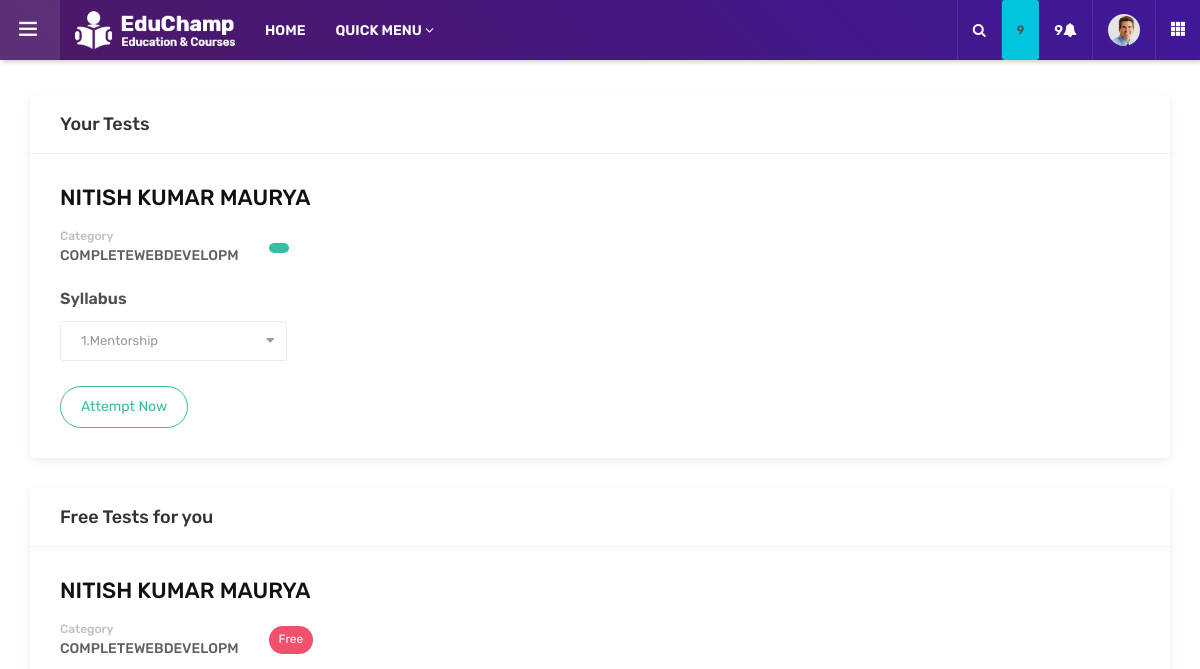
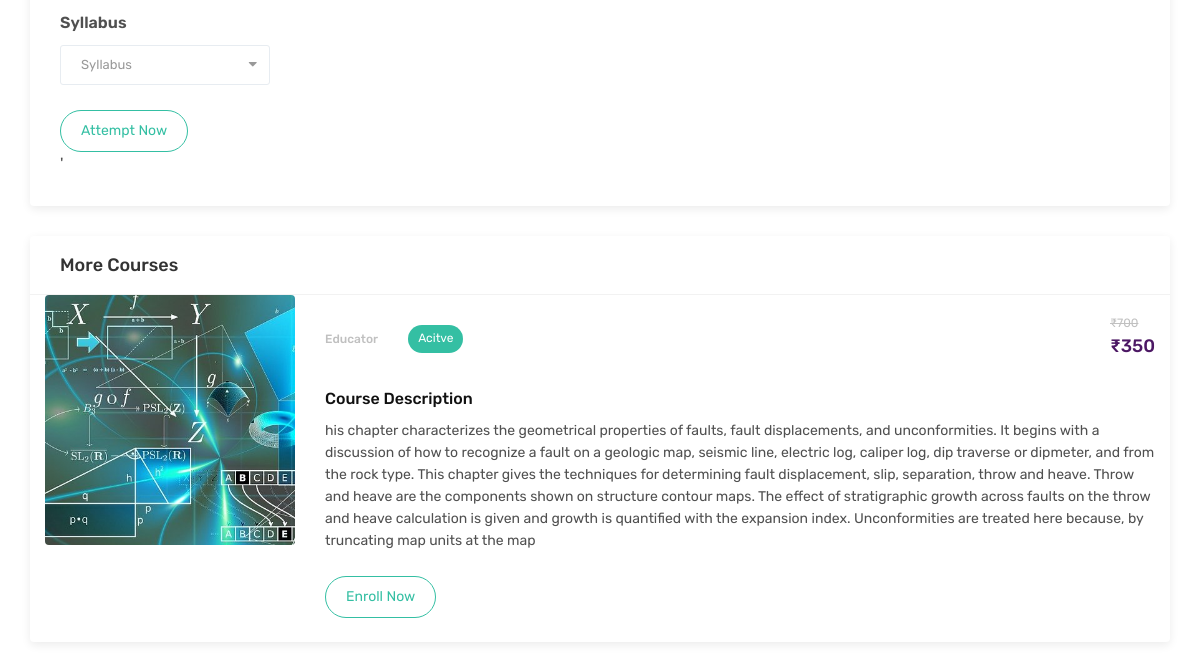
The app's page /dashboard/tests/ (signed in), older data (2 pictures, top to bottom).
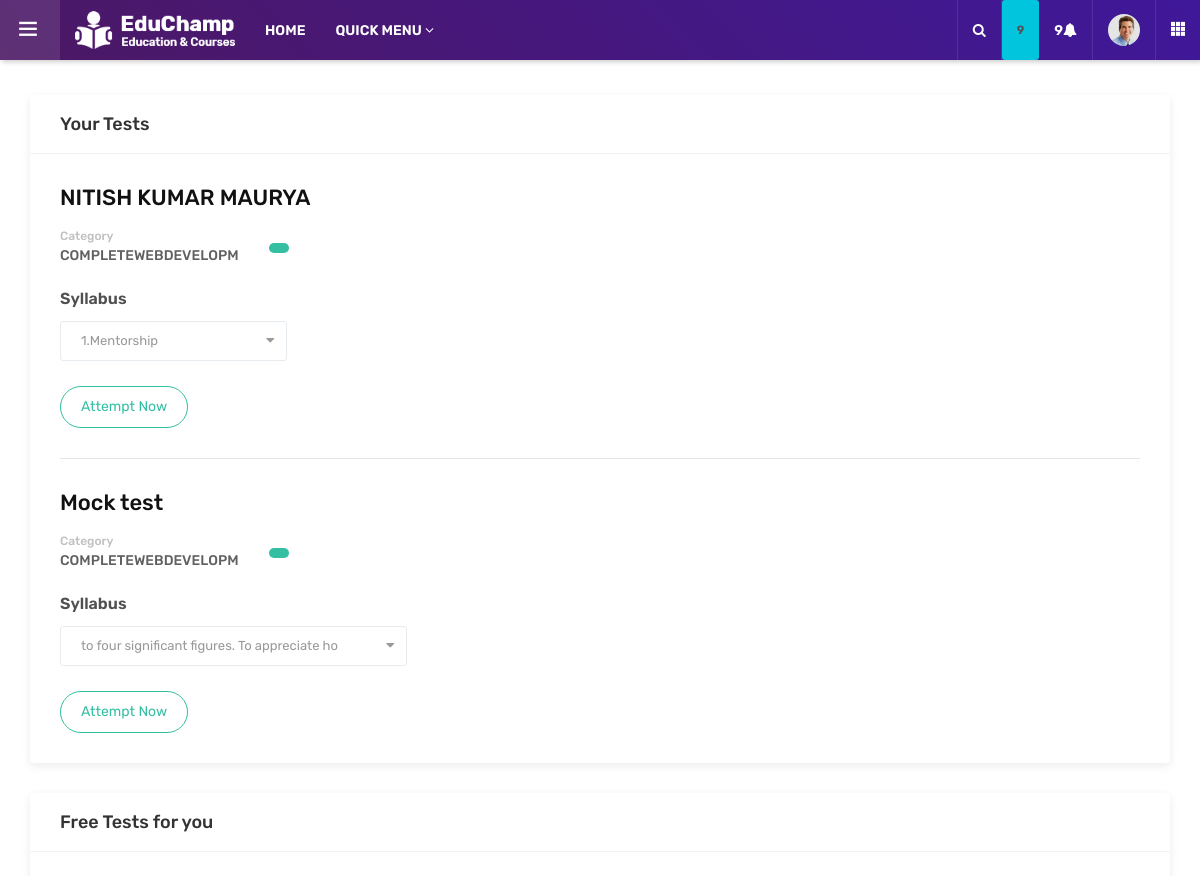
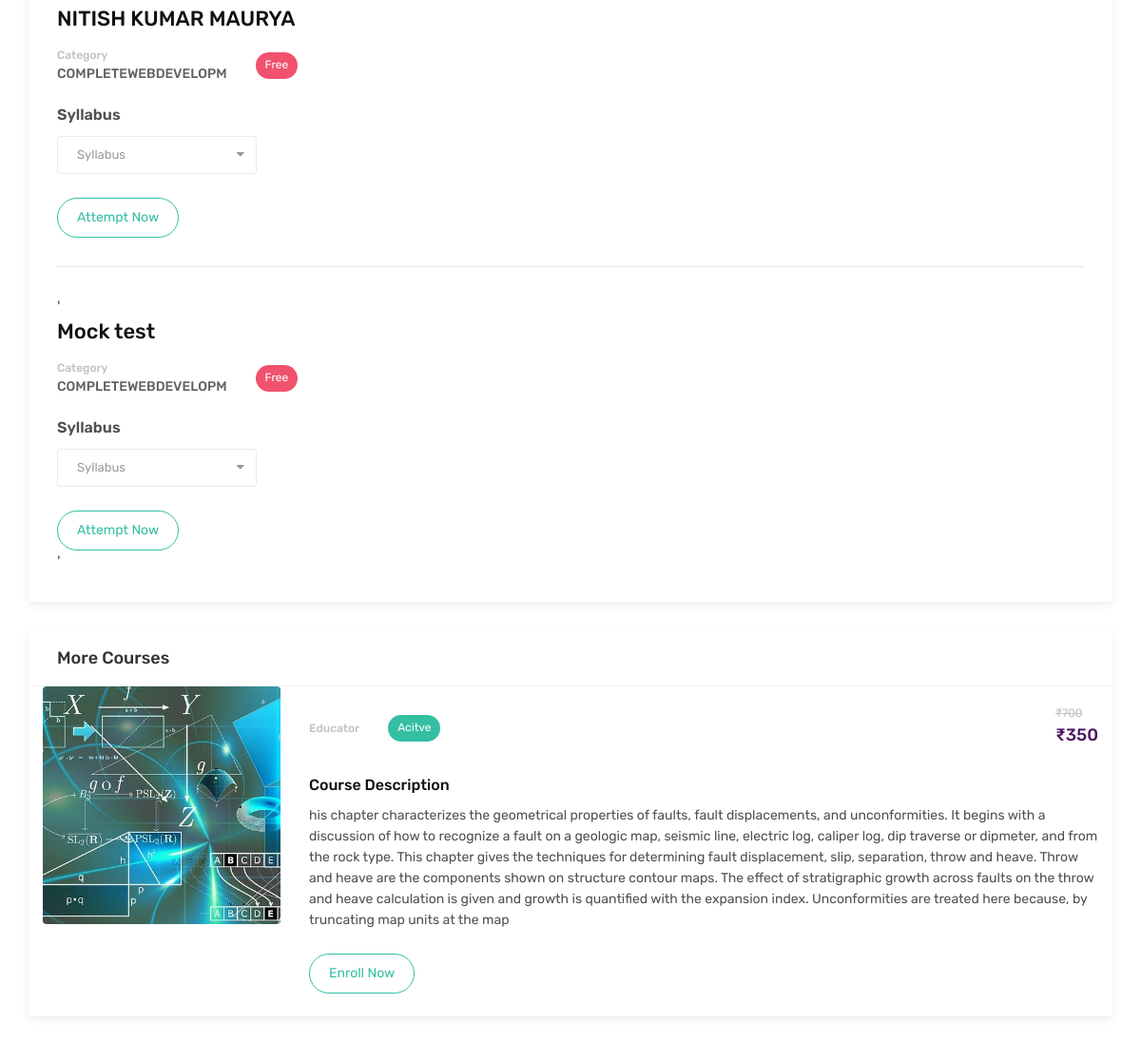
The same page, newer data (2 pictures, top to bottom).
### testseries/models.py (models this page shows)
class Quiz(models.Model):
    type = models.ForeignKey(Category,on_delete=models.DO_NOTHING)
    quiz = models.ForeignKey(QuizCourse, on_delete=models.CASCADE, null=True, default="")
    name = models.CharField(max_length=50, default="")
    is_timed = models.BooleanField(default=True)
    is_preview = models.BooleanField(default=True)
    description = models.CharField(max_length=500)
    no_of_quesitions = models.IntegerField(default=0)
    slug = models.CharField(max_length=50)

class CourseProperty(models.Model):
    description  = models.CharField(max_length = 100 , null = False)
    quiz = models.ForeignKey(Quiz , null = False , on_delete=models.CASCADE)
    class Meta :
        abstract = True

class quizPrerequisite(CourseProperty):
    pass

class QuizCourse(models.Model):
    title = models.CharField(max_length=50, help_text="quiz type for exam,")
    exam  = models.ForeignKey(Exam, on_delete=DO_NOTHING, null=True)
    description = models.TextField(max_length=5000, help_text="must include our features of our website")
    designed_by = models.ForeignKey(Educator, on_delete=DO_NOTHING)
    price = models.IntegerField(null=False)
    discount = models.IntegerField(null=False , default = 0)
    active = models.BooleanField(default = False)
    thumbnail = models.ImageField(upload_to = "media/tests/thumbnails/")
    date = models.DateTimeField(auto_now_add= True)
    no_of_quizes = models.IntegerField(null=False)
    slug = models.CharField(max_length=50)

### exam/models.py (models this page shows)
class Category(models.Model):
    id=models.IntegerField(primary_key=True)
    name = models.CharField(max_length=20)
    def __str__(self):
        return self.name

### dashboard/views.py (the view)
# urls.py: path('tests/', include('testseries.urls')),
@login_required(login_url='/accounts/login')
def tests(request):
    user= request.user
    quizzes = Quiz.objects.all()
    recommendedcourses=QuizCourse.objects.all()
    context =  {
        'quizzes' : quizzes,
        'recommendedcourses': recommendedcourses,
    }
    return render(request,'Eduguider/admin/tests.html', context)

### testseries/templatetags/course_custom_tags.py (called while the page is built)
@register.simple_tag
def cal_sellprice(price , discount):
    if discount == 0:
        return price
    sellprice = price
    sellprice = price - ( price * discount * 0.01 )
    return math.floor(sellprice)

@register.filter
def rupee(price):
    return f'₹{price}'

@register.simple_tag
def is_enrolled_test(request , course):
    user = None
    if not request.user.is_authenticated:
        return False
    user = request.user
    try:
        user_course = UserquizCourse.objects.get(user = user  , course = course)
        return True
    except:
        return False

@register.simple_tag
def is_attempt(request , quiz):
    user = None
    if not request.user.is_authenticated:
        return False
    user = request.user
    try:
        user_course = quizAttempt.objects.get(user = user  , quiz=quiz)
        return True
    except:
        return False

### templates/Eduguider/admin/tests.html (shortened to what the changed rows need)
{% extends 'Eduguider/admin/base.html'%}
{% load course_custom_tags %}
{% load static %}
{% block head %}
<head>
	<link rel="stylesheet" type="text/css" href='{% static "dash/assets/css/assets.css"%}'>
	<link rel="stylesheet" type="text/css" href='{% static "dash/assets/vendors/calendar/fullcalendar.css"%}'>
	<link rel="stylesheet" type="text/css" href='{% static "dash/assets/css/typography.css"%}'>
	<link rel="stylesheet" type="text/css" href='{% static "dash/assets/css/shortcodes/shortcodes.css"%}'>
	<link rel="stylesheet" type="text/css" href='{% static "dash/assets/css/style.css"%}'>
	<link rel="stylesheet" type="text/css" href='{% static "dash/assets/css/dashboard.css"%}'>
	<link class="skin" rel="stylesheet" type="text/css" href='{% static "dash/assets/css/color/color-1.css"%}'>
</head>
{% endblock %}
{% block body %}
	<main class="ttr-wrapper">
		<div class="container-fluid">
			<div class="row">
				<div class="col-lg-12 m-b30">
					<div class="widget-box">
						<div class="widget-inner">
							{% for recommendedcourse in recommendedcourses %}
							{% is_enrolled_test request recommendedcourse as enrolled %}
							{% if enrolled %}
						    {% for k in recommendedcourse.quiz_set.all %}
							<div class="card-courses-list admin-courses">
								<div class="card-courses-full-dec">
									<div class="card-courses-title">
										<h4>{{k.name}}</h4>
									</div>
									<div class="card-courses-list-bx">
										<ul class="card-courses-view">
											<li class="card-courses-user">
												<div class="card-courses-user-info">
													<h5>Category</h5>
													<h4>{{k.type}}</h4>
												</div>
											</li>
											<li class="card-courses-stats">
												<a href="#" class="btn button-sm green radius-xl"></a>
											</li>
										</ul>
									</div>
									<div class="row card-courses-dec">
										<div class="form-group col-md-8">
											<label for="inputState">Syllabus</label>
											<select id="inputState" class="form-control">
												{%for i in k.quizprerequisite_set.all%}
												<option >{{i.description}}</option>
												{%endfor%}
											</select>
										</div>
										<div class="col-md-12">
											{% is_attempt request k as attempted%}
											{%if attempted%}
											<a href="/tests/attempt/{{k.slug}}" target="_blank" class="btn  red radius-xl outline">View Results</a>
											{% else %}
											<a href="/tests/attempt/{{k.slug}}" target="_blank" class="btn  green radius-xl outline">Attempt Now</a>
										    {%endif%}
										</div>
									</div>
								</div>
							</div>
							{% endfor %}
							{%endif%}
							{% endfor %}
						</div>
					</div>
				</div>
				<div class="col-lg-12 m-b30">
					<div class="widget-box">
						<div class="wc-title">
							<h4>Free Tests for you</h4>
						</div>
						<div class="widget-inner">
							{% for q in quizzes %}
							<div class="card-courses-list admin-courses">
								<div class="card-courses-full-dec">
									<div class="card-courses-title">
										<h4>{{q.name}}</h4>
									</div>
									<div class="card-courses-list-bx">
										<ul class="card-courses-view">
											<li class="card-courses-user">
												<div class="card-courses-user-info">
													<h5>Category</h5>
													<h4>{{q.type}}</h4>
												</div>
											</li>
											<li class="card-courses-stats">
												<a href="#" class="btn button-sm red radius-xl">Free</a>
											</li>
										</ul>
									</div>
									<div class="row card-courses-dec">
										<div class="form-group col-md-8">
											<label for="inputState">Syllabus</label>
											<select id="inputState" class="form-control">
												<option selected>Syllabus</option>
											</select>
										</div>
										<div class="col-md-12">
											{% is_attempt request q as attempted%}
											{%if attempted%}
											<a href="/tests/attempt/{{q.slug}}" target="_blank" class="btn  red radius-xl outline">View Results</a>
											{% else %}
											<a href="/tests/attempt/{{q.slug}}" target="_blank" class="btn  green radius-xl outline">Attempt Now</a>
										    {%endif%}
										</div>
									</div>
								</div>
							</div>'
							{% endfor %}
						</div>
					</div>
				</div>
				<div class="col-lg-12 m-b30">
					<div class="widget-box">
						{% for recommendedcourse in recommendedcourses %}
						{% is_enrolled_test request recommendedcourse as enrolled %}
						{% if not enrolled %}
						<div class="container">
						<div class="card-courses-list admin-courses">
							<div class="card-courses-media">
								<img src='{{recommendedcourse.thumbnail.url}}' alt="" />
							</div>
							<div class="card-courses-full-dec">
								<div class="card-courses-list-bx">
									<ul class="card-courses-view">
										<li class="card-courses-user">
											<div class="card-courses-user-info">
												<h5>Educator</h5>
											</div>
										</li>
										{% if recommendedcourse.active is True %}
											<li class="card-courses-stats">
												<a href="#" class="btn button-sm green radius-xl">Acitve</a>
											</li>
										{% endif %}
										<li class="card-courses-price">
											<del>{{recommendedcourse.price|rupee}}</del>
											<h5 class="text-primary">{% cal_sellprice recommendedcourse.price recommendedcourse.discount as value %} {{value|rupee}}</h5>
										</li>
									</ul>
								</div>
								<div class="row card-courses-dec">
									<div class="col-md-12">
										<h6 class="m-b10">Course Description</h6>
										<p>{{recommendedcourse.description}}</p>
									</div>
									<div class="col-md-12">
										<a href="#" class="btn green radius-xl outline">Enroll Now</a>
									</div>
								</div>
							</div>
						</div>
						</div><br>
						{%endif%}
						{% endfor %}
					</div>
				</div>
			</div>
		</div>
	</main>
{% endblock %}

Row changes from the older to the newer data that the page shows:
added Quiz: name "Mock test", type "COMPLETEWEBDEVELOPM"
added quizPrerequisite: description "to four significant figures. To appreciate ho", shown under "Mock test"
